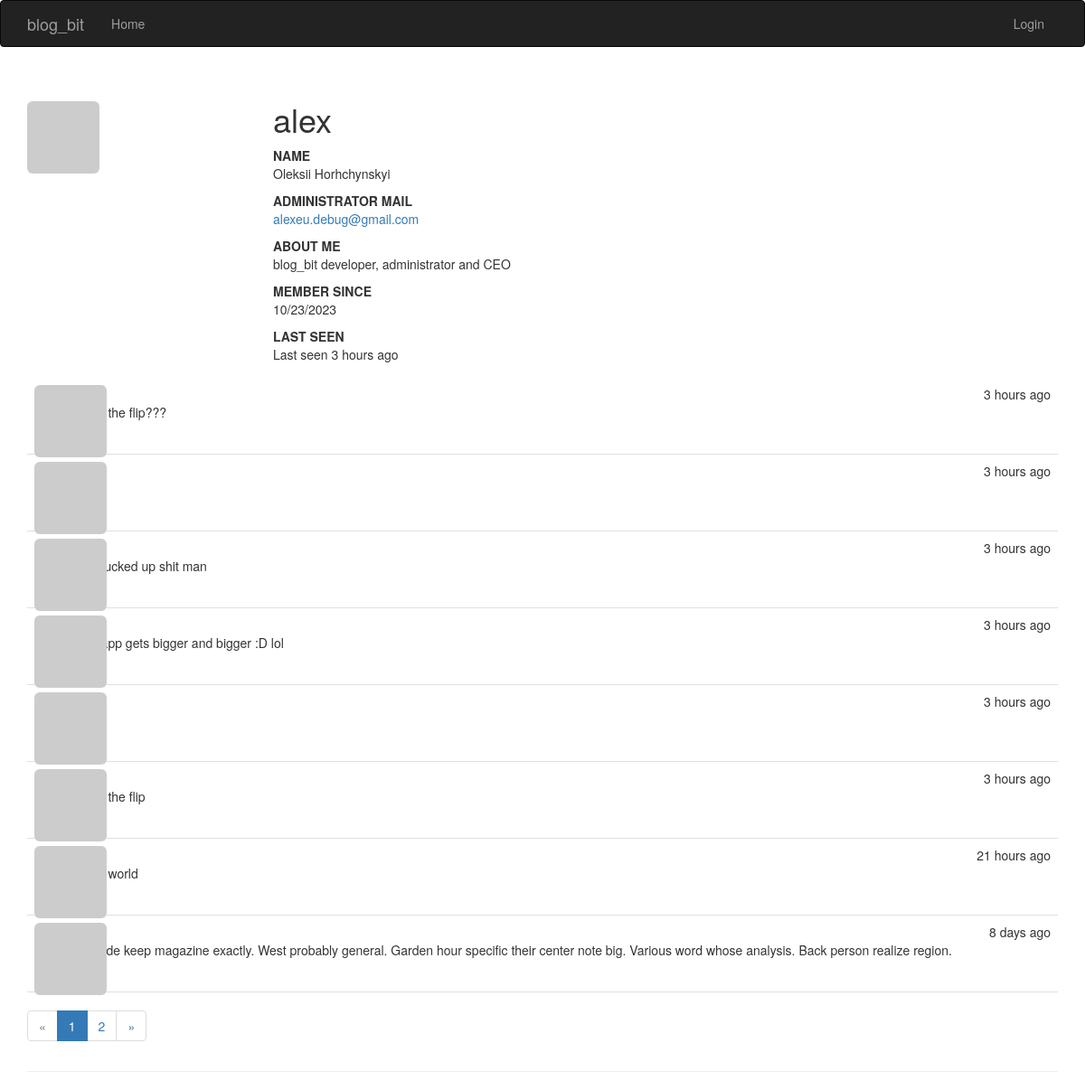
/profile/alex, run on the app's committed database.
### app/models.py (models this page shows, shortened)
class User(db.Model, UserMixin):
    id = db.Column(db.Integer, primary_key=True)
    username = db.Column(db.String(64), unique=True, index=True)
    name = db.Column(db.String(64))
    about_me = db.Column(db.Text())
    member_since = db.Column(db.DateTime(), default=datetime.utcnow)
    last_seen = db.Column(db.DateTime(), default=datetime.utcnow)
    email = db.Column(db.String(64), unique=True, index=True)
    password_hash = db.Column(db.String(128))
    pfp_hash = db.Column(db.String(32))
    confirmed = db.Column(db.Boolean, default=False)
    role_id = db.Column(db.Integer, db.ForeignKey('role.id'))
    posts = db.relationship('Post', backref='author', lazy='dynamic')
    @property
    def password(self):
        raise AttributeError('Password is not a readable attribute!')
    def can(self, perm):
        return self.role is not None and self.role.has_permission(perm)
    def is_administrator(self):
        return self.can(Permission.ADMIN)
    def get_pfp(self, size=100, image_gen='retro'):
        url = 'https://secure.gravatar.com/avatar'
        return f'{url}/{self.pfp_hash}?s={size}&d={image_gen}&r=g'

class Post(db.Model):
    id = db.Column(db.Integer, primary_key=True)
    body = db.Column(db.Text)
    body_html = db.Column(db.Text)
    timestamp = db.Column(db.DateTime, default=datetime.utcnow)
    author_id = db.Column(db.Integer, db.ForeignKey('user.id'))

### app/main/views.py (the view)
@main.route('/profile/<username>')
def profile(username):
    user = User.query.filter_by(username=username).first_or_404()
    page = request.args.get('page', default=1, type=int)
    pagination = user.posts.order_by(Post.timestamp.desc()).paginate(
        page=page,
        per_page=current_app.config['POSTS_PER_PAGE'],
    )
    posts = pagination.items
    return render_template('main/profile.html', user=user, posts=posts, pagination=pagination)

### app/auth/views.py (called while the page is built)
@auth.before_app_request
def before_request():
    current_user = flask_login.current_user
    if current_user.is_authenticated:
        current_user.ping()  # updating user last time seen property
        if not current_user.confirmed \
                and flask.request.blueprint != 'auth' \
                and flask.request.endpoint != 'static':
            return flask.redirect(flask.url_for('auth.unconfirmed'))

### app/models.py (called while the page is built)
    def has_permission(self, perm):
        return self.permissions & perm == perm

    def is_administrator(self):
        return False

### app/templates/main/profile.html (shortened to what this page needs)
{% extends 'base.html' %}
{% import 'main/_pagination_macros.html' as page_macro %}
{% block page_header %}
    <img class="img-rounded profile-thumbnail" src="{{ user.get_pfp(size=256) }}"
         alt="{{ user.username }} profile picture">
    <div class="profile-header">
        <h1>{{ user.username }}</h1>
        {% if user.name %}
            <b>NAME</b>
            <p>{{ user.name }}</p>
        {% endif %}
        {% if user.is_administrator() %}
            <b>ADMINISTRATOR MAIL</b>
            <p><a href="mailto:{{ user.email }}">{{ user.email }}</a></p>
        {% endif %}
        {% if user.about_me %}
            <b>ABOUT ME</b>
            <p>{{ user.about_me }}</p>
        {% endif %}
        <b>MEMBER SINCE</b>
        <p>
            {{ moment(user.member_since).format('L') }}
        </p>
        <b>LAST SEEN</b>
        <p>
            Last seen {{ moment(user.last_seen).fromNow() }}
        </p>
    </div>
    {% include 'main/_posts.html' %}
    {{ page_macro.pagination_widget(pagination, endpoint='main.profile', username=user.username) }}
{% endblock %}

### app/templates/base.html (shortened to what this page needs)
{% extends 'bootstrap/base.html' %}
{% block head %}
    {{ super() }}
    <link rel="stylesheet" type="text/css" href="{{ url_for('static', filename='styles.css') }}">
{% endblock %}
{% block navbar %}
    <div class="navbar navbar-inverse">
        <div class="container">
            <div class="navbar-header">
                <a class="navbar-brand" href={{ url_for('main.welcome') }}>blog_bit</a>
            </div>
            <div class="navbar-collapse collapse">
                <ul class="nav navbar-nav">
                    <li><a href={{ url_for('main.welcome') }}>Home</a></li>
                </ul>
                <ul class="nav navbar-nav navbar-right">
                    {% if current_user.is_authenticated %}
                        <li class="dropdown">
                            <a href="#" class="dropdown-toggle" data-toggle="dropdown">
                                <img src="{{ current_user.get_pfp(size=16) }}" alt="{{ current_user.username }} profile picture">
                                {{ current_user.username }}
                                <b class="caret"></b>
                            </a>
                            <ul class="dropdown-menu">
                                <li><a href={{ url_for('main.edit_profile') }}> Edit Profile</a></li>
                                <li><a href={{ url_for('auth.logout') }}>Logout</a></li>
                            </ul>
                        </li>
                    {% else %}
                        <li><a href={{ url_for('auth.login') }}>Login</a></li>
                    {% endif %}
                </ul>
            </div>
        </div>
    </div>
{% endblock %}
{% block content %}
    <div class="container">
        <div class="page-header">
            {% block page_header %}{% endblock %}
        </div>
    </div>
{% endblock %}

### app/templates/main/_pagination_macros.html
{% macro pagination_widget(pagination, endpoint) %}
<ul class="pagination">
    <li {% if not pagination.has_prev %} class="disabled" {% endif %}>
        <a href="{% if pagination.has_prev %} {{ url_for(endpoint, page=pagination.page - 1, **kwargs) }} {% else %} # {% endif %}">
            &laquo;
        </a>
    </li>
    {% for page in pagination.iter_pages() %}
        {% if page %}
            <li {% if page == pagination.page %} class="active" {% endif %}>
                <a href="{{ url_for(endpoint, page=page, **kwargs) }}">{{ page }}</a>
            </li>
        {% else %}
            <li class="disabled">
                <a href="#">&hellip;</a>
            </li>
        {% endif %}
    {% endfor %}
    <li {% if not pagination.has_next %} class="disabled" {% endif %}>
        <a href="{% if pagination.has_next %} {{ url_for(endpoint, page=pagination.page + 1, **kwargs) }} {% else %} # {% endif %}">
            &raquo;
        </a>
    </li>
</ul>
{% endmacro %}

### app/templates/main/_posts.html (shortened to what this page needs)
<ul class="posts">
    {% for post in posts %}
        <li class="post">
            <div class="profile-thumbnail">
                <a href="{{ url_for('main.profile', username=post.author.username) }}">
                    <img class="img-rounded profile-thumbnail"
                         src="{{ post.author.get_pfp(size=40) }}"
                         alt="{{ post.author.username }} profile picture">
                </a>
            </div>
            <div class="post-date">{{ moment(post.timestamp).fromNow() }}</div>
            <div class="post-author">
                <a href="{{ url_for('main.profile', username=post.author.username) }}">
                </a>
            </div>
            <div class="post-content">
                {% if post.body_html %}
                    {{ post.body_html | safe }}
                {% else %}
                    {{ post.body }}
                {% endif %}
            </div>
        </li>
    {% endfor %}
</ul>

### app/static/styles.css (style rules this page uses)
.profile-thumbnail { position: absolute; }
.profile-header { min-height: 272px; margin-left: 272px; }
ul.posts { list-style-type: none; padding: 0px; margin: 16px 0px 0px 0px; }
ul.posts li.post { padding: 8px; border-bottom: 1px solid #e0e0e0; }
div.post-date { float: right; }
div.post-author { margin-left: 48px; }
div.post-content { margin-left: 48px; min-height: 48px; }

### data on the page
User: username "alex", name "Oleksii Horhchynskyi", email "alexeu.debug@gmail.com", about_me "blog_bit developer, administrator and CEO", member_since "10/23/2023", last_seen "3 hours ago"
Post: timestamp "3 hours ago", body "what the flip???"
Post: timestamp "3 hours ago"
Post: timestamp "3 hours ago", body "this fucked up shit man"
Post: timestamp "3 hours ago", body "this app gets bigger and bigger :D lol"
Post: timestamp "3 hours ago"
Post: timestamp "3 hours ago", body "what the flip"
Post: timestamp "21 hours ago", body "hello world"
Post: timestamp "8 days ago", body "Provide keep magazine exactly. West probably general. Garden hour specific their center note big. Various word whose analysis. Back person realize region."

### other printed values
{{ page }} "1" "2"
